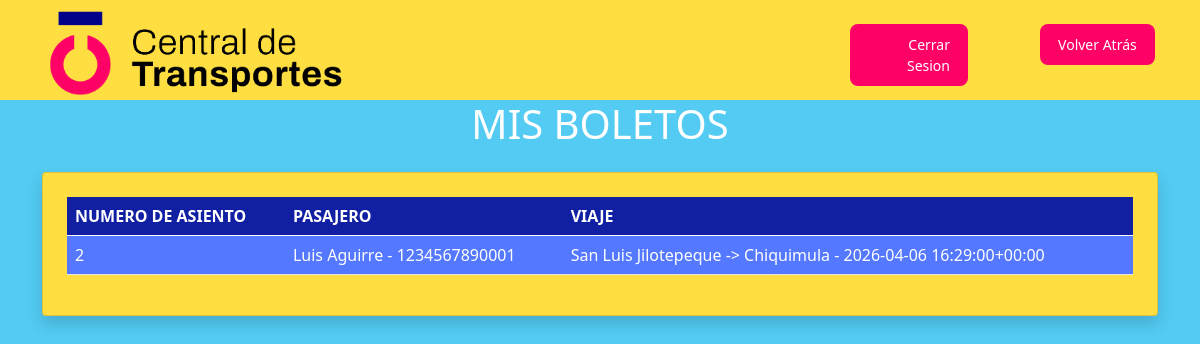
The page /mis_boletos (signed in) on the database its author committed.
### Administracion/models.py (models this page shows, shortened)
class Boleto (models.Model):
    numero_asiento = models.IntegerField(primary_key=True)
    pasajero = models.ForeignKey(Pasajero, on_delete=models.CASCADE)
    viaje = models.ForeignKey(Viaje, on_delete=models.CASCADE)
    usuario = models.ForeignKey(User, on_delete=models.CASCADE, null=True)
    class Meta:
        unique_together = ('viaje', 'numero_asiento')

class Pasajero (models.Model):
    dpi = models.CharField(primary_key=True, max_length=13)
    nombre = models.CharField(max_length=100)
    correo = models.EmailField(max_length=200)
    def __str__(self):
        return f"{self.nombre} - {self.dpi}"

class Viaje (models.Model):
    fecha_y_hora = models.DateTimeField()
    ruta = models.ForeignKey(Ruta, on_delete=models.CASCADE)
    bus = models.ForeignKey(Autobus, on_delete=models.CASCADE)
    class Meta:
        unique_together = ('bus', 'fecha_y_hora')
    def __str__(self):
        return f"{self.ruta} - {self.fecha_y_hora}"

class Ruta (models.Model):
    origen = models.CharField(max_length=100)
    destino = models.CharField(max_length=100)
    precio = models.DecimalField(max_digits=8, decimal_places=2)
    def __str__(self):
        return f"{self.origen} -> {self.destino}"

### Transportes/views.py (the view)
# urls.py: path('mis_boletos', mis_boletos, name='mis_boletos'),
@login_required
def mis_boletos(request):
    boletos = Boleto.objects.filter(usuario= request.user)
    return render(request, 'mis_boletos.html',{'boletos':boletos})

### Transportes/templates/mis_boletos.html (shortened to what this page needs)
{% extends 'inicio.html'%}
{% block section %}
    <h1>MIS BOLETOS</h1>
    <div class="container mt-4">
        <div class="card shadow p-4 tarjeta-2">
            <table class="table">
                <thead class="cabeza">
                    <tr>
                        <th>NUMERO DE ASIENTO</th>
                        <th>PASAJERO</th>
                        <th>VIAJE</th>
                    </tr>
                </thead>
                <tbody class="cuerpo">
                    {% for boleto in boletos %}
                        <tr>
                            <td>{{boleto.numero_asiento}}</td>
                            <td>{{boleto.pasajero}}</td>
                            <td>{{boleto.viaje}}</td>
                        </tr>
                    {% endfor %}
                </tbody>
            </table>
        </div>
    </div>
{% endblock section %}

### static/Transportes/css/customize.css (style rules this page uses)
h1 { color: white; text-align: center; }
.fondo { background-color: #53CBF3; }
.card.tarjeta-2 { background-color: #FFDE42; }
.cabeza { background-color: #111FA2; color: white; }
.cuerpo { background-color: #5478FF; color: white; }

### rows shown on the page
Boleto: numero_asiento "2", pasajero "Luis Aguirre - 1234567890001", viaje "San Luis Jilotepeque -> Chiquimula - 2026-04-06 16:29:00+00:00"
